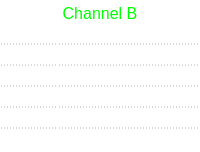
          <widget class="QFrame" name="measurementsB">
           <property name="minimumSize">
            <size>
             <width>125</width>
             <height>120</height>
            </size>
           </property>
           <property name="styleSheet">
            <string notr="true">border: 1px solid white;
background: transparent;
</string>
           </property>
           <property name="frameShape">
            <enum>QFrame::StyledPanel</enum>
           </property>
           <property name="frameShadow">
            <enum>QFrame::Raised</enum>
           </property>
           <layout class="QGridLayout" name="gridLayout_4" columnstretch="0,1">
            <property name="leftMargin">
             <number>0</number>
            </property>
            <property name="topMargin">
             <number>3</number>
            </property>
            <property name="rightMargin">
             <number>0</number>
            </property>
            <property name="bottomMargin">
             <number>3</number>
            </property>
            <property name="horizontalSpacing">
             <number>0</number>
            </property>
            <property name="verticalSpacing">
             <number>1</number>
            </property>
            <item row="0" column="0" colspan="2">
             <widget class="QLabel" name="label_3">
              <property name="font">
               <font>
                <pointsize>12</pointsize>
               </font>
              </property>
              <property name="styleSheet">
               <string notr="true">color: rgb(0, 255, 0);
border: none;
border-radius: 0;
border-bottom: 1px solid white;</string>
              </property>
              <property name="text">
               <string>Channel B</string>
              </property>
              <property name="alignment">
               <set>Qt::AlignCenter</set>
              </property>
             </widget>
            </item>
            <item row="1" column="0">
             <widget class="QLabel" name="label_12">
              <property name="font">
               <font>
                <pointsize>11</pointsize>
               </font>
              </property>
              <property name="styleSheet">
               <string notr="true">color: white;
border: none;
border-bottom: 1px dotted rgb(179, 179, 179);
padding-bottom: 1px;</string>
              </property>
              <property name="text">
               <string>Vmax:</string>
              </property>
              <property name="margin">
               <number>0</number>
              </property>
              <property name="indent">
               <number>15</number>
              </property>
             </widget>
            </item>
            <item row="1" column="1">
             <widget class="QLabel" name="bMaxLabel">
              <property name="font">
               <font>
                <pointsize>11</pointsize>
               </font>
              </property>
              <property name="styleSheet">
               <string notr="true">color: white;
border: none;
border-bottom: 1px dotted rgb(179, 179, 179);
padding-bottom: 1px;</string>
              </property>
              <property name="text">
               <string>0V</string>
              </property>
             </widget>
            </item>
            <item row="2" column="0">
             <widget class="QLabel" name="label_14">
              <property name="font">
               <font>
                <pointsize>11</pointsize>
               </font>
              </property>
              <property name="styleSheet">
               <string notr="true">color: white;
border: none;
border-bottom: 1px dotted rgb(179, 179, 179);
padding-bottom: 1px;</string>
              </property>
              <property name="text">
               <string>Vmin:</string>
              </property>
              <property name="margin">
               <number>0</number>
              </property>
              <property name="indent">
               <number>15</number>
              </property>
             </widget>
            </item>
            <item row="2" column="1">
             <widget class="QLabel" name="bMinLabel">
              <property name="font">
               <font>
                <pointsize>11</pointsize>
               </font>
              </property>
              <property name="styleSheet">
               <string notr="true">color: white;
border: none;
border-bottom: 1px dotted rgb(179, 179, 179);
padding-bottom: 1px;</string>
              </property>
              <property name="text">
               <string>0V</string>
              </property>
             </widget>
            </item>
            <item row="3" column="0">
             <widget class="QLabel" name="label_11">
              <property name="font">
               <font>
                <pointsize>11</pointsize>
               </font>
              </property>
              <property name="styleSheet">
               <string notr="true">color: white;
border: none;
border-bottom: 1px dotted rgb(179, 179, 179);
padding-bottom: 1px;</string>
              </property>
              <property name="text">
               <string>Vpp:</string>
              </property>
              <property name="margin">
               <number>0</number>
              </property>
              <property name="indent">
               <number>15</number>
              </property>
             </widget>
            </item>
            <item row="3" column="1">
             <widget class="QLabel" name="bPpLabel">
              <property name="font">
               <font>
                <pointsize>11</pointsize>
               </font>
              </property>
              <property name="styleSheet">
               <string notr="true">color: white;
border: none;
border-bottom: 1px dotted rgb(179, 179, 179);
padding-bottom: 1px;</string>
              </property>
              <property name="text">
               <string>0V</string>
              </property>
             </widget>
            </item>
            <item row="4" column="0">
             <widget class="QLabel" name="label_41">
              <property name="font">
               <font>
                <pointsize>11</pointsize>
               </font>
              </property>
              <property name="styleSheet">
               <string notr="true">color: white;
border: none;
border-bottom: 1px dotted rgb(179, 179, 179);
padding-bottom: 1px;</string>
              </property>
              <property name="text">
               <string>Avg:</string>
              </property>
              <property name="margin">
               <number>0</number>
              </property>
              <property name="indent">
               <number>15</number>
              </property>
             </widget>
            </item>
            <item row="4" column="1">
             <widget class="QLabel" name="bAvgLabel">
              <property name="font">
               <font>
                <pointsize>11</pointsize>
               </font>
              </property>
              <property name="styleSheet">
               <string notr="true">color: white;
border: none;
border-bottom: 1px dotted rgb(179, 179, 179);
padding-bottom: 1px;</string>
              </property>
              <property name="text">
               <string>0V</string>
              </property>
             </widget>
            </item>
            <item row="5" column="0">
             <widget class="QLabel" name="label_16">
              <property name="font">
               <font>
                <pointsize>11</pointsize>
               </font>
              </property>
              <property name="styleSheet">
               <string notr="true">color: white;
border: none;
border-bottom: 1px dotted rgb(179, 179, 179);
padding-bottom: 1px;</string>
              </property>
              <property name="text">
               <string>σ:</string>
              </property>
              <property name="margin">
               <number>0</number>
              </property>
              <property name="indent">
               <number>15</number>
              </property>
             </widget>
            </item>
            <item row="5" column="1">
             <widget class="QLabel" name="bStdDevLabel">
              <property name="font">
               <font>
                <pointsize>11</pointsize>
               </font>
              </property>
              <property name="styleSheet">
               <string notr="true">color: white;
border: none;
border-bottom: 1px dotted rgb(179, 179, 179);
padding-bottom: 1px;</string>
              </property>
              <property name="text">
               <string>0</string>
              </property>
             </widget>
            </item>
            <item row="6" column="0">
             <widget class="QLabel" name="label_15">
              <property name="font">
               <font>
                <pointsize>11</pointsize>
               </font>
              </property>
              <property name="styleSheet">
               <string notr="true">color: white;
border: none;</string>
              </property>
              <property name="text">
               <string>Freq:</string>
              </property>
              <property name="indent">
               <number>15</number>
              </property>
             </widget>
            </item>
            <item row="6" column="1">
             <widget class="QLabel" name="bFreqLabel">
              <property name="font">
               <font>
                <pointsize>11</pointsize>
               </font>
              </property>
              <property name="styleSheet">
               <string notr="true">color: white;
border: none;</string>
              </property>
              <property name="text">
               <string>0Hz</string>
              </property>
              <property name="indent">
               <number>3</number>
              </property>
             </widget>
            </item>
           </layout>
          </widget>
